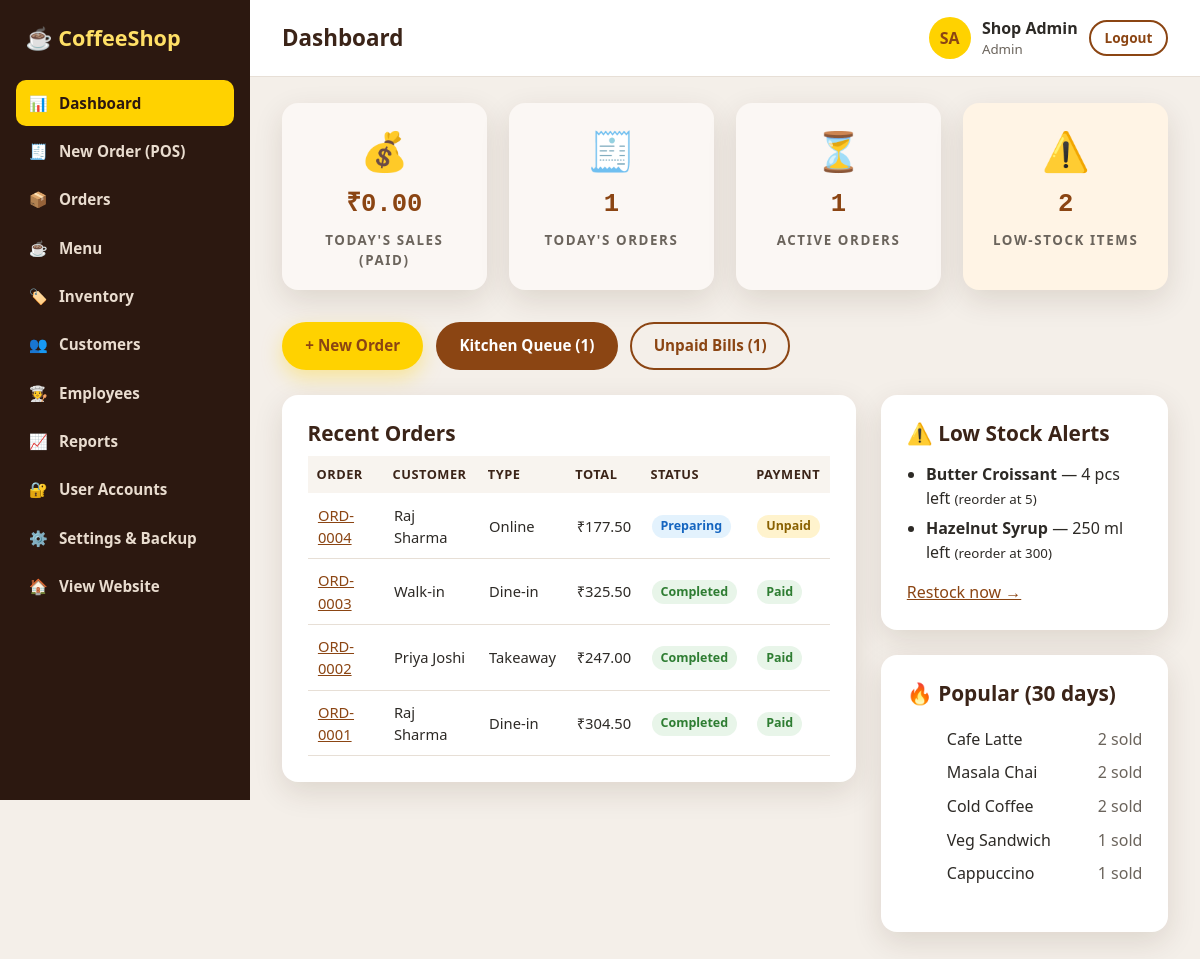
/admin/index.php (signed in), run on the app's committed database.
### tables this page shows
CREATE TABLE users (
    id            INT AUTO_INCREMENT PRIMARY KEY,
    name          VARCHAR(100) NOT NULL,
    email         VARCHAR(150) NOT NULL UNIQUE,
    phone         VARCHAR(20),
    password_hash VARCHAR(255) NOT NULL,
    role          ENUM('admin','staff','customer') NOT NULL DEFAULT 'customer',
    is_active     TINYINT(1) NOT NULL DEFAULT 1,
    created_at    DATETIME NOT NULL DEFAULT CURRENT_TIMESTAMP
);

CREATE TABLE orders (
    id               INT AUTO_INCREMENT PRIMARY KEY,
    order_no         VARCHAR(30) UNIQUE,
    customer_id      INT NULL,
    order_type       ENUM('dine_in','takeaway','online') NOT NULL DEFAULT 'dine_in',
    table_no         VARCHAR(10),
    status           ENUM('pending','preparing','ready','completed','cancelled') NOT NULL DEFAULT 'pending',
    subtotal         DECIMAL(10,2) NOT NULL DEFAULT 0,
    tax_rate         DECIMAL(5,2) NOT NULL DEFAULT 0,
    tax_amount       DECIMAL(10,2) NOT NULL DEFAULT 0,
    discount_percent DECIMAL(5,2) NOT NULL DEFAULT 0,
    discount_amount  DECIMAL(10,2) NOT NULL DEFAULT 0,
    extra_charges    DECIMAL(10,2) NOT NULL DEFAULT 0,
    total            DECIMAL(10,2) NOT NULL DEFAULT 0,
    payment_method   ENUM('cash','card','upi') NULL,
    payment_status   ENUM('unpaid','paid','refunded') NOT NULL DEFAULT 'unpaid',
    notes            VARCHAR(255),
    rating           TINYINT NULL,
    created_by       INT NULL,
    created_at       DATETIME NOT NULL DEFAULT CURRENT_TIMESTAMP,
    updated_at       DATETIME NOT NULL DEFAULT CURRENT_TIMESTAMP ON UPDATE CURRENT_TIMESTAMP,
    FOREIGN KEY (customer_id) REFERENCES customers(id) ON DELETE SET NULL,
    FOREIGN KEY (created_by) REFERENCES users(id) ON DELETE SET NULL,
    INDEX idx_created (created_at),
    INDEX idx_status (status)
);

CREATE TABLE customers (
    id             INT AUTO_INCREMENT PRIMARY KEY,
    user_id        INT NULL UNIQUE,
    name           VARCHAR(100) NOT NULL,
    phone          VARCHAR(20),
    email          VARCHAR(150),
    loyalty_points INT NOT NULL DEFAULT 0,
    created_at     DATETIME NOT NULL DEFAULT CURRENT_TIMESTAMP,
    FOREIGN KEY (user_id) REFERENCES users(id) ON DELETE SET NULL
);

CREATE TABLE ingredients (
    id            INT AUTO_INCREMENT PRIMARY KEY,
    name          VARCHAR(100) NOT NULL UNIQUE,
    unit          VARCHAR(20) NOT NULL,
    quantity      DECIMAL(12,3) NOT NULL DEFAULT 0,
    reorder_level DECIMAL(12,3) NOT NULL DEFAULT 0,
    cost_per_unit DECIMAL(10,2) NOT NULL DEFAULT 0
);

### admin/index.php (the view, shortened to what this page needs)
<?php
require_once __DIR__ . '/../includes/bootstrap.php';
require_once __DIR__ . '/../includes/layout.php';
require_role('admin', 'staff');
$pdo = db();
$today = $pdo->query("SELECT COUNT(*) AS orders, COALESCE(SUM(IF(payment_status = 'paid', total, 0)), 0) AS sales
                      FROM orders WHERE DATE(created_at) = CURDATE() AND status <> 'cancelled'")->fetch();
$active = (int) $pdo->query("SELECT COUNT(*) FROM orders WHERE status IN ('pending','preparing','ready')")->fetchColumn();
$unpaid = (int) $pdo->query("SELECT COUNT(*) FROM orders WHERE payment_status = 'unpaid' AND status <> 'cancelled'")->fetchColumn();
$lowStock = $pdo->query('SELECT * FROM ingredients WHERE quantity <= reorder_level ORDER BY quantity / NULLIF(reorder_level, 0)')->fetchAll();
$recent = $pdo->query('SELECT o.*, c.name AS customer_name FROM orders o LEFT JOIN customers c ON c.id = o.customer_id
                       ORDER BY o.created_at DESC LIMIT 8')->fetchAll();
$top = $pdo->query("SELECT oi.item_name, SUM(oi.quantity) AS qty FROM order_items oi JOIN orders o ON o.id = oi.order_id
                    WHERE o.status <> 'cancelled' AND o.created_at >= CURDATE() - INTERVAL 30 DAY
                    GROUP BY oi.item_name ORDER BY qty DESC LIMIT 5")->fetchAll();
admin_start('Dashboard', 'dashboard');
?>
<div class="stat-grid">
    <div class="stat-card"><span class="stat-icon">💰</span><strong><?= e(money($today['sales'])) ?></strong><small>Today's Sales (paid)</small></div>
    <div class="stat-card"><span class="stat-icon">🧾</span><strong><?= (int) $today['orders'] ?></strong><small>Today's Orders</small></div>
    <div class="stat-card"><span class="stat-icon">⏳</span><strong><?= $active ?></strong><small>Active Orders</small></div>
    <div class="stat-card <?= $lowStock ? 'stat-warn' : '' ?>"><span class="stat-icon">⚠️</span><strong><?= count($lowStock) ?></strong><small>Low-stock Items</small></div>
</div>
<div class="quick-actions">
    <a class="btn btn-yellow" href="<?= e(base_url('admin/pos.php')) ?>">+ New Order</a>
    <a class="btn btn-brown" href="<?= e(base_url('admin/orders.php?status=active')) ?>">Kitchen Queue (<?= $active ?>)</a>
    <a class="btn btn-outline" href="<?= e(base_url('admin/orders.php?payment=unpaid')) ?>">Unpaid Bills (<?= $unpaid ?>)</a>
</div>
<div class="two-col wide-left">
    <section class="panel">
        <h2>Recent Orders</h2>
        <div class="table-wrap">
            <table class="table">
                <thead><tr><th>Order</th><th>Customer</th><th>Type</th><th>Total</th><th>Status</th><th>Payment</th></tr></thead>
                <tbody>
                <?php foreach ($recent as $o): ?>
                    <tr>
                        <td><a href="<?= e(base_url('admin/order_view.php?id=' . $o['id'])) ?>"><?= e($o['order_no']) ?></a></td>
                        <td><?= e($o['customer_name'] ?? 'Walk-in') ?></td>
                        <td><?= e(ORDER_TYPES[$o['order_type']]) ?></td>
                        <td><?= e(money($o['total'])) ?></td>
                        <td><?= status_badge($o['status']) ?></td>
                        <td><?= status_badge($o['payment_status']) ?></td>
                    </tr>
                <?php endforeach; ?>
                </tbody>
            </table>
        </div>
    </section>
    <div>
        <section class="panel">
            <h2>⚠️ Low Stock Alerts</h2>
            <?php if (!$lowStock): ?>
                <p class="muted">All ingredients are above their reorder level.</p>
            <?php else: ?>
                <ul class="alert-list">
                    <?php foreach ($lowStock as $i): ?>
                        <li><strong><?= e($i['name']) ?></strong> — <?= e(+$i['quantity']) ?> <?= e($i['unit']) ?> left
                            <small>(reorder at <?= e(+$i['reorder_level']) ?>)</small></li>
                    <?php endforeach; ?>
                </ul>
                <a href="<?= e(base_url('admin/inventory.php')) ?>">Restock now →</a>
            <?php endif; ?>
        </section>
        <section class="panel">
            <h2>🔥 Popular (30 days)</h2>
            <ol class="top-list">
                <?php foreach ($top as $t): ?><li><?= e($t['item_name']) ?> <span><?= (int) $t['qty'] ?> sold</span></li><?php endforeach; ?>
            </ol>
        </section>
    </div>
</div>
<?php
admin_end();

### includes/layout.php (shortened to what this page needs)
<?php
function page_head(string $title, string $bodyClass = ''): void
{
    ?><!DOCTYPE html>
<html lang="en">
<head>
    <title><?= e($title) ?> | <?= e(setting('shop_name', 'Coffee Shop')) ?></title>
    <link rel="stylesheet" href="<?= e(base_url('assets/css/style.css')) ?>">
</head>
<body class="<?= e($bodyClass) ?>">
<?php
}
function page_end(): void
{
    ?>
</body>
</html>
<?php
}
    ?>
<?php
function admin_start(string $title, string $active): void
{
    $user = current_user();
    $menu = [
        'dashboard' => ['📊', 'Dashboard', 'admin/index.php', false],
        'pos'       => ['🧾', 'New Order (POS)', 'admin/pos.php', false],
        'orders'    => ['📦', 'Orders', 'admin/orders.php', false],
        'menu'      => ['☕', 'Menu', 'admin/menu.php', true],
        'inventory' => ['🏷️', 'Inventory', 'admin/inventory.php', false],
        'customers' => ['👥', 'Customers', 'admin/customers.php', false],
        'employees' => ['🧑‍🍳', 'Employees', 'admin/employees.php', true],
        'reports'   => ['📈', 'Reports', 'admin/reports.php', true],
        'users'     => ['🔐', 'User Accounts', 'admin/users.php', true],
        'settings'  => ['⚙️', 'Settings & Backup', 'admin/settings.php', true],
    ];
    page_head($title, 'admin-body');
    ?>
<div class="admin-layout">
    <aside class="sidebar" id="sidebar">
        <a class="logo-flat" href="<?= e(base_url('admin/index.php')) ?>">☕ CoffeeShop</a>
        <nav>
            <?php foreach ($menu as $key => [$icon, $label, $href, $adminOnly]):
                if ($adminOnly && $user['role'] !== 'admin') continue; ?>
                <a href="<?= e(base_url($href)) ?>" class="<?= $key === $active ? 'active' : '' ?>"><span><?= $icon ?></span><?= e($label) ?></a>
            <?php endforeach; ?>
            <a href="<?= e(base_url('index.php')) ?>"><span>🏠</span>View Website</a>
        </nav>
    </aside>
    <div class="admin-main">
        <header class="admin-topbar">
            <h1><?= e($title) ?></h1>
            <div class="topbar-user">
                <span class="avatar"><?= e(initials($user['name'])) ?></span>
                <div><strong><?= e($user['name']) ?></strong><small><?= e(ucfirst($user['role'])) ?></small></div>
                <a class="btn btn-outline btn-sm" href="<?= e(base_url('logout.php')) ?>">Logout</a>
            </div>
        </header>
        <main class="admin-content">
<?php
}
function admin_end(): void
{
    ?>
        </main>
    </div>
</div>
<?php
    page_end();
}

### includes/bootstrap.php (shortened to what this page needs)
<?php
function db(): PDO
{
    static $pdo = null;
    if ($pdo === null) {
        $dsn = 'mysql:host=' . DB_HOST . ';port=' . DB_PORT . ';dbname=' . DB_NAME . ';charset=utf8mb4';
        try {
            $pdo = new PDO($dsn, DB_USER, DB_PASS, [
                PDO::ATTR_ERRMODE            => PDO::ERRMODE_EXCEPTION,
                PDO::ATTR_DEFAULT_FETCH_MODE => PDO::FETCH_ASSOC,
                PDO::ATTR_EMULATE_PREPARES   => false,
            ]);
            $pdo->exec("SET time_zone = '" . date('P') . "'");
        } catch (PDOException $e) {
            http_response_code(500);
            exit('<h2>Database connection failed</h2><p>Check config/config.php and make sure the '
                . 'database/coffeeshop.sql file has been imported.</p>');
        }
    }
    return $pdo;
}
function base_url(string $path = ''): string
{
    static $base = null;
    if ($base === null) {
        $root = str_replace('\\', '/', realpath(__DIR__ . '/..'));
        $doc  = str_replace('\\', '/', realpath($_SERVER['DOCUMENT_ROOT'] ?? '') ?: '');
        $base = ($doc !== '' && str_starts_with($root, $doc)) ? substr($root, strlen($doc)) : '';
        $base = rtrim($base, '/');
    }
    return $base . '/' . ltrim($path, '/');
}
function e($value): string
{
    return htmlspecialchars((string) $value, ENT_QUOTES, 'UTF-8');
}
function setting(string $name, string $default = ''): string
{
    static $cache = null;
    if ($cache === null) {
        $cache = db()->query('SELECT name, value FROM settings')->fetchAll(PDO::FETCH_KEY_PAIR);
    }
    return $cache[$name] ?? $default;
}
function money($amount): string
{
    return setting('currency', '₹') . number_format((float) $amount, 2);
}
function current_user(): ?array
{
    static $user = false;
    if ($user === false) {
        $user = null;
        if (!empty($_SESSION['user_id'])) {
            $stmt = db()->prepare('SELECT id, name, email, phone, role FROM users WHERE id = ? AND is_active = 1');
            $stmt->execute([$_SESSION['user_id']]);
            $user = $stmt->fetch() ?: null;
        }
    }
    return $user;
}
function require_login(): array
{
    $user = current_user();
    return $user;
}
function require_role(string ...$roles): array
{
    $user = require_login();
    return $user;
}
function initials(string $name): string
{
    $parts = preg_split('/\s+/', trim($name));
    $out = mb_substr($parts[0] ?? '', 0, 1) . (count($parts) > 1 ? mb_substr(end($parts), 0, 1) : mb_substr($parts[0] ?? '', 1, 1));
    return mb_strtoupper($out);
}
function status_badge(string $status): string
{
    return '<span class="badge badge-' . e($status) . '">' . e(ucwords(str_replace('_', ' ', $status))) . '</span>';
}

### data on the page
users: name "SA", name "Shop Admin", role "Admin"
orders: order_no "ORD-0004", customer.name "Raj Sharma", order_type "Online", total "₹177.50", status "Preparing Unpaid"
orders: order_no "ORD-0003", customer_name "Walk-in", order_type "Dine-in", total "₹325.50", status "Completed Paid"
orders: order_no "ORD-0002", customer.name "Priya Joshi", order_type "Takeaway", total "₹247.00", status "Completed Paid"
orders: order_no "ORD-0001", customer.name "Raj Sharma", order_type "Dine-in", total "₹304.50", status "Completed Paid"
ingredients: name "Butter Croissant", quantity "4", unit "pcs", reorder_level "5"
ingredients: name "Hazelnut Syrup", quantity "250", unit "ml", reorder_level "300"

### other printed values
$icon "📊"
$label "Dashboard"
$icon "🧾"
$label "New Order (POS)"
$icon "📦"
$label "Orders"
$icon "☕"
$label "Menu"
$icon "🏷️"
$label "Inventory"
$icon "👥"
$label "Customers"
$icon "🧑‍🍳"
$label "Employees"
$icon "📈"
